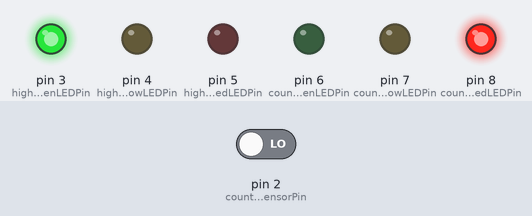
The sketch below on a simulated Arduino Uno, built with avr-gcc and run on an emulated ATmega328P. Parts: output pins drawn as LEDs (lit = HIGH). Inputs (shaded band) come from the test bench; at power-on: pin 2 (countrySensorPin) LOW.

Above: at 1.2 s.
1.3 s: pin 2 (countrySensorPin) driven HIGH
At 2.7 s:
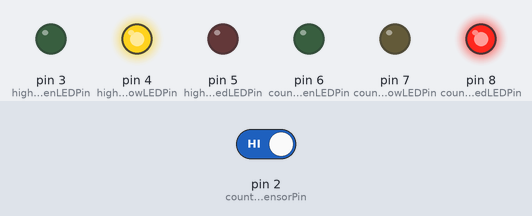
At 4.3 s:
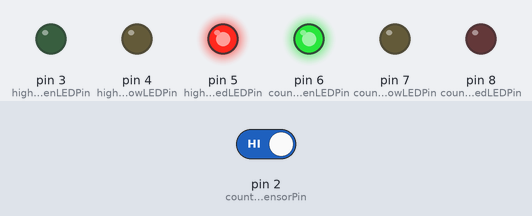
10.3 s: pin 2 (countrySensorPin) driven LOW
At 10.9 s:
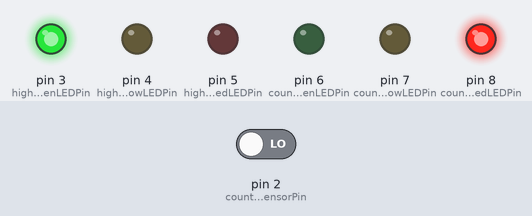
Timing chart, 0 to 13.3 s (numbered marks = the images above; inputs shaded):
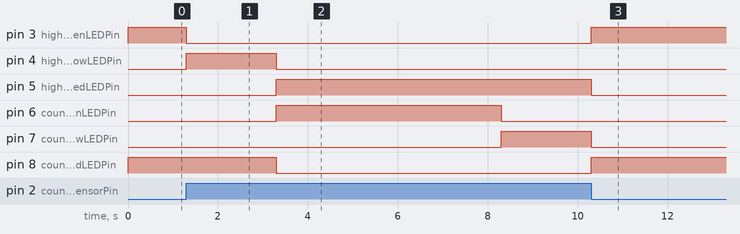

The sketch:

FSM_Traffic_light.ino
```cpp
/*
A traffic light for an intersection of a
highway and a country road. Normally, the light
should be green for the highway and red for the
country road, but when traffic approaches on
the country road, the highway gets a red light
and the country road gets a green light.

When a light turns red it transitions from green to
red it goes through yellow, but a red light changing
to green transitions directly to green.

A pushbutton represents a car approaching on
the country road.

Implement the solution with a Finite State
Machine or FSM.

Following the excellent description at
http://hacking.majenko.co.uk/finite-state-machine
first break down the problem into states.

Identify which states are Transitional (T) and
which are Static (S). A Static state is one in
which the FSM is waiting for stimulus, and is
taking no actions. A Transitional State is a
state which causes actions, but doesn't look
for stimulus.

A Transitional State runs once and immediately
moves on to a Static State.

State 0: highway = green, country = red; (T)
State 1: wait for car on country road (S)
State 2: highway = yellow, make note of current time (T)
State 3: wait for yellow time to pass (S)
State 4: highway = red, country =  green, make note of current time (T)
State 5: wait for highway red time to pass (S)
State 6: country = yellow, make note of current time (T)
state 7: wait for yellow time to pass (S) then go to 0
*/

// Use names for states so it's easier to
// understand what the code is doing
const int S_HIGHWAYGREEN = 0;
const int S_WAITCARCOUNTRY = 1;
const int S_HIGHWAYYELLOW = 2;
const int S_WAITHIGHWAYYELLOW = 3;
const int S_HIGHWAYRED = 4;
const int S_WAITHIGHWAYRED = 5;
const int S_COUNTRYYELLOW = 6;
const int S_WAITCOUNTRYYELLOW = 7;

// Pin numbers
const int countrySensorPin = 2;

const int highwayGreenLEDPin = 3;
const int highwayYellowLEDPin = 4;
const int highwayRedLEDPin = 5;

const int countryGreenLEDPin = 6;
const int countryYellowLEDPin = 7;
const int countryRedLEDPin = 8;

void setup()
{
  pinMode(highwayGreenLEDPin, OUTPUT);
  pinMode(highwayYellowLEDPin, OUTPUT);
  pinMode(highwayRedLEDPin, OUTPUT);
  pinMode(countryGreenLEDPin, OUTPUT);
  pinMode(countryYellowLEDPin, OUTPUT);
  pinMode(countryRedLEDPin, OUTPUT);
}

void loop()
{

  // start off with the highway getting green
  // The keyword "static" makes sure the variable
  // isn't destroyed after each loop
  static int state = S_HIGHWAYGREEN ;

  // To store the current time  for delays
  static unsigned long ts;

  switch (state)
  {
    case S_HIGHWAYGREEN:
      // Highway gets green, country road red
      digitalWrite( highwayGreenLEDPin, HIGH);
      digitalWrite( highwayYellowLEDPin, LOW);
      digitalWrite( highwayRedLEDPin, LOW);

      digitalWrite( countryGreenLEDPin, LOW);
      digitalWrite( countryYellowLEDPin, LOW);
      digitalWrite( countryRedLEDPin, HIGH);

      state = S_WAITCARCOUNTRY;

      break;

    case S_WAITCARCOUNTRY:

      if ( digitalRead (countrySensorPin) == HIGH) {
        state = S_HIGHWAYYELLOW;
      }

      break;

    case S_HIGHWAYYELLOW:
      digitalWrite( highwayGreenLEDPin, LOW);
      digitalWrite( highwayYellowLEDPin, HIGH);
      digitalWrite( highwayRedLEDPin, LOW);

      digitalWrite( countryGreenLEDPin, LOW);
      digitalWrite( countryYellowLEDPin, LOW);
      digitalWrite( countryRedLEDPin, HIGH);

      ts = millis();  // Remember the current time

      state = S_WAITHIGHWAYYELLOW;  // Move to the next state

      break;

    case S_WAITHIGHWAYYELLOW:
      // If two seconds have passed, then move on to the next state.
      if (millis() > ts + 2000)
      {
        state = S_HIGHWAYRED;
      }

      break;

    case S_HIGHWAYRED:
      // Highway red, country road green
      digitalWrite( highwayGreenLEDPin, LOW);
      digitalWrite( highwayYellowLEDPin, LOW);
      digitalWrite( highwayRedLEDPin, HIGH);

      digitalWrite( countryGreenLEDPin, HIGH);
      digitalWrite( countryYellowLEDPin, LOW);
      digitalWrite( countryRedLEDPin, LOW);

      ts = millis();  // Remember the current time

      state = S_WAITHIGHWAYRED;

      break;

    case S_WAITHIGHWAYRED:

      // If five seconds have passed, then start
      // transition to a red light for the country
      // road
      if (millis() > ts + 5000)
      {
        state = S_COUNTRYYELLOW;
      }

      break;

    case S_COUNTRYYELLOW:
      digitalWrite( highwayGreenLEDPin, LOW);
      digitalWrite( highwayYellowLEDPin, LOW);
      digitalWrite( highwayRedLEDPin, HIGH);

      digitalWrite( countryGreenLEDPin, LOW);
      digitalWrite( countryYellowLEDPin, HIGH);
      digitalWrite( countryRedLEDPin, LOW);

      ts = millis();  // Remember the current time

      state = S_WAITCOUNTRYYELLOW;

      break;

    case S_WAITCOUNTRYYELLOW:

      // If two seconds have passed, then go
      // back to the beginning with the highway
      // getting the green light
      if (millis() > ts + 2000)
      {
        state = S_HIGHWAYGREEN;
      }

      break;

  } // end of switch

  // other things could go on here, and they would not affect the timing
  // of the traffic light

} // end of loop
```

Measured:
- after the input at 1.3 s, pin 3 (highwayGreenLEDPin): HIGH → LOW at once; pin 4 (highwayYellowLEDPin): LOW → HIGH at once, → LOW 2.0 s later; pin 5 (highwayRedLEDPin): LOW → HIGH after 2.0 s; pin 6 (countryGreenLEDPin): LOW → HIGH after 2.0 s, → LOW 5.0 s later; pin 7 (countryYellowLEDPin): LOW → HIGH after 7.0 s
- after the input at 10.3 s, pin 3 (highwayGreenLEDPin): LOW → HIGH at once; pin 4 (highwayYellowLEDPin): stays LOW (without the input it goes to HIGH after 0.00 s)
